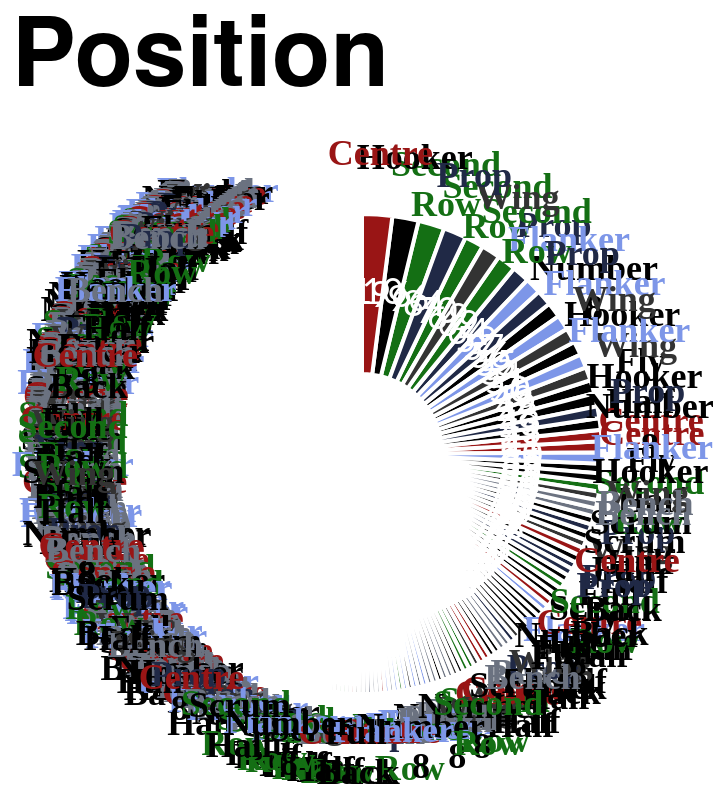

Describe this chart as a Vega-Lite specification.
### Vega-Lite specification from a JSON file in a GitHub repository (floating-point values rounded to 4 significant figures; data arrays with more than 128 entries replaced by an {"elided": "..."} marker saying what was removed)
{"config": {"axis": {"labelFont": "PT Sans Narrow, Helvetica Neue, Helvetica, Arial, sans-serif", "titleFont": "PT Sans Narrow, Helvetica Neue, Helvetica, Arial, sans-serif", "labelFontSize": 13, "titleFontSize": 24, "gridColor": "#202947", "gridOpacity": 0.2, "zindex": 1}, "text": {"font": "Lato, sans-serif"}, "bar": {"cornerRadiusEnd": 5}, "header": {"labelFont": "PT Sans Narrow, Helvetica Neue, Helvetica, Arial, sans-serif", "titleFont": "PT Sans Narrow, Helvetica Neue, Helvetica, Arial, sans-serif", "labelFontSize": 24, "titleFontSize": 28, "labelFontWeight": "bold", "orient": "left"}, "legend": {"labelFont": "PT Sans Narrow, Helvetica Neue, Helvetica, Arial, sans-serif", "titleFont": "PT Sans Narrow, Helvetica Neue, Helvetica, Arial, sans-serif", "labelFontSize": 14, "titleFontSize": 16, "titlePadding": 5, "fillColor": "white", "strokeColor": "black", "padding": 10, "titleFontWeight": "lighter", "titleFontStyle": "italic", "titleColor": "gray", "offset": 10}, "title": {"font": "PT Sans Narrow, Helvetica Neue, Helvetica, Arial, sans-serif", "fontSize": 48, "fontWeight": "bold", "anchor": "start", "align": "center", "titlePadding": 20, "subtitlePadding": 10, "subtitleFontSize": 13, "subtitleColor": "", "subtitleFontStyle": "italic", "offset": 15, "color": "black"}, "axisX": {"labelAngle": 0}, "facet": {"title": null, "header": null, "align": {"row": "each", "column": "each"}}, "resolve": {"scale": {"y": "independent", "facet": "independent"}}, "background": "transparent", "scale": {"offsetBandPaddingOuter": 0.2, "offsetBandPaddingInner": 0.1}, "view": {"stroke": null, "background": "transparent"}}, "layer": [{"mark": {"type": "arc", "innerRadius": 40, "outerRadius": 120, "stroke": "#ffffff", "strokeWidth": 2}, "encoding": {"color": {"field": "position", "legend": null, "scale": {"domain": ["Prop", "Flanker", "Second Row", "Centre", "Wing", "Fly Half", "Hooker", "Scrum Half", "Full Back", "Number 8", "Bench"], "range": ["#202946", "#7d96e8", "#146f14", "#991515", "#333333", "#000000", "#000000", "#000000", "#000000", "#000000", "#6b7280"]}, "sort": {"field": "sort_order", "op": "min", "order": "ascending"}, "type": "nominal"}, "order": {"field": "appearances", "sort": "ascending", "type": "quantitative"}, "theta": {"field": "appearances", "sort": "descending", "stack": true, "title": "Appearances", "type": "quantitative"}, "tooltip": [{"field": "player", "title": "Player", "type": "nominal"}, {"field": "position", "title": "Position", "type": "nominal"}, {"field": "appearances", "title": "Appearances", "type": "quantitative"}]}}, {"mark": {"type": "text", "dy": -5, "font": "PT Sans Narrow", "fontSize": 18, "fontWeight": "bold", "radius": 145}, "encoding": {"color": {"field": "position", "legend": null, "scale": {"domain": ["Prop", "Flanker", "Second Row", "Centre", "Wing", "Fly Half", "Hooker", "Scrum Half", "Full Back", "Number 8", "Bench"], "range": ["#202946", "#7d96e8", "#146f14", "#991515", "#333333", "#000000", "#000000", "#000000", "#000000", "#000000", "#6b7280"]}, "type": "nominal"}, "opacity": {"condition": {"test": "datum.appearances > 2", "value": 1}, "value": 0}, "order": {"field": "appearances", "sort": "ascending", "type": "quantitative"}, "text": {"field": "position_label", "type": "nominal"}, "theta": {"field": "appearances", "sort": "descending", "stack": true, "title": "Appearances", "type": "quantitative"}}, "transform": [{"calculate": "split(datum.position, ' ')", "as": "position_label"}]}, {"mark": {"type": "text", "color": "white", "fontSize": 18, "radius": 80}, "encoding": {"order": {"field": "appearances", "sort": "ascending", "type": "quantitative"}, "text": {"field": "appearances", "type": "nominal"}, "theta": {"field": "appearances", "sort": "descending", "stack": true, "title": "Appearances", "type": "quantitative"}}}], "data": {"name": "data-726430224fb5f63098fb5faa1ecfcb51"}, "height": 300, "resolve": {"scale": {"color": "shared"}}, "title": "Position", "width": 300, "$schema": "https://vega.github.io/schema/vega-lite/v5.20.1.json", "datasets": {"data-726430224fb5f63098fb5faa1ecfcb51": {"elided": "770 records"}}}
